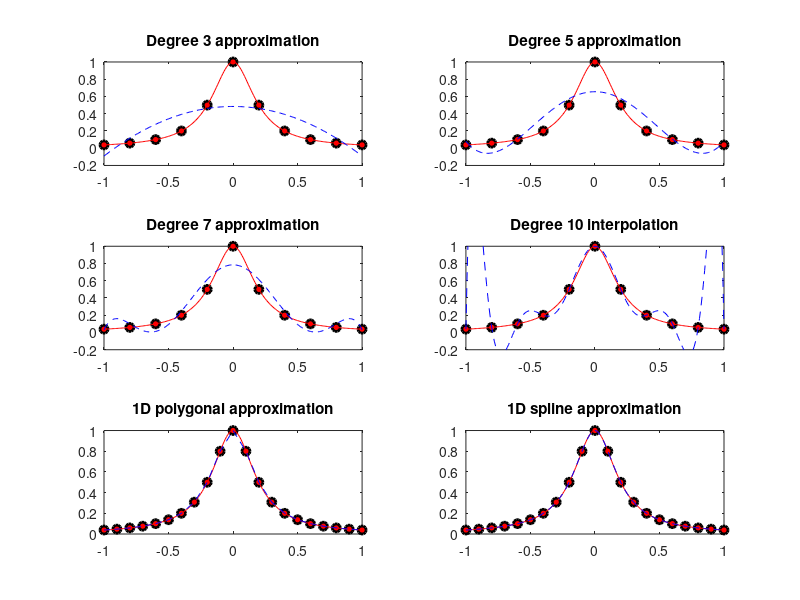

Reproduce this figure in MATLAB.
clearvars
close all

f=@(x) 1./(1+25*x.^2);

a=-1;
b=1;
x=a:0.2:b;
y=f(x);
xOrig=a:0.01:b;
yOrig=f(xOrig);

degree=[3,5,7,10];

figure()
for i=1:size(degree,2)
    subplot(3,2,i);
    plot(x,y,'o','Marker','o','LineWidth',2,'MarkerFaceColor','red',...
        'LineWidth',2,'MarkerEdgeColor','black');
    hold on
    plot(xOrig,yOrig,'-r')
    p = polyfit(x,y,degree(i));
    yy = polyval(p,xOrig);
    plot(xOrig,yy,'--b')
    if (degree(i) < 10)
        title(['Degree ',num2str(degree(i)),' approximation']);
    else
        title(['Degree ',num2str(degree(i)),' interpolation']);
    end
    axis([-1,1,-0.2,1])
    hold off
end

% Polygonal
xp=a:0.1:b;
yp=f(xp);
subplot(3,2,5)
plot(xp,yp,'o','Marker','o','LineWidth',2,'MarkerFaceColor','red',...
            'LineWidth',2,'MarkerEdgeColor','black');
hold on
plot(xOrig,yOrig,'-r')
yyp = interp1(xp,yp,xOrig);
plot(xOrig,yyp,'--b')
title('1D polygonal approximation')
hold off

% Spline
subplot(3,2,6)
plot(xp,yp,'o','Marker','o','LineWidth',2,'MarkerFaceColor','red',...
            'LineWidth',2,'MarkerEdgeColor','black');
hold on
plot(xOrig,yOrig,'-r')
yys = spline(xp,yp,xOrig);
plot(xOrig,yys,'--b')
title('1D spline approximation')
hold off

% ========================================================================
% Exercise:
% Compute the mean and maximum error between the original 
% curve and their approximation according to the polynomial 
% degree for the measure points x=a:0.2:b and y=f(x). (Use 
% all plotted points, xx=a:0.01:b to compute errors).

f=@(x) 1./(1+25*x.^2);

a=-1;
b=1;
x=a:0.2:b;
y=f(x);
xOrig=a:0.01:b;
yOrig=f(xOrig);
numPoints = size(xOrig,2);

degree=[3,5,7,9];

fprintf(1,'Exercise 1:\n');
fprintf(1,'%5s%11s%14s\n','DEG.','MEAN.ERR.','MAX.ERR.');
for i=1:size(degree,2)
    p = polyfit(x,y,degree(i));
    yy = polyval(p,xOrig);
    meanErr = sum(abs(yy-yOrig))/numPoints;
    maxErr = max(abs(yy-yOrig));
    %FPRINTF formatted output: Error values are printed with 5 decimal 
    %places and 14 chars of total width, so the corresponding format spec 
    % is either %14.5E or %14.4e.
    fprintf(1,'%3d%14.5E%14.5E\n',degree(i),meanErr,maxErr);
end    
    